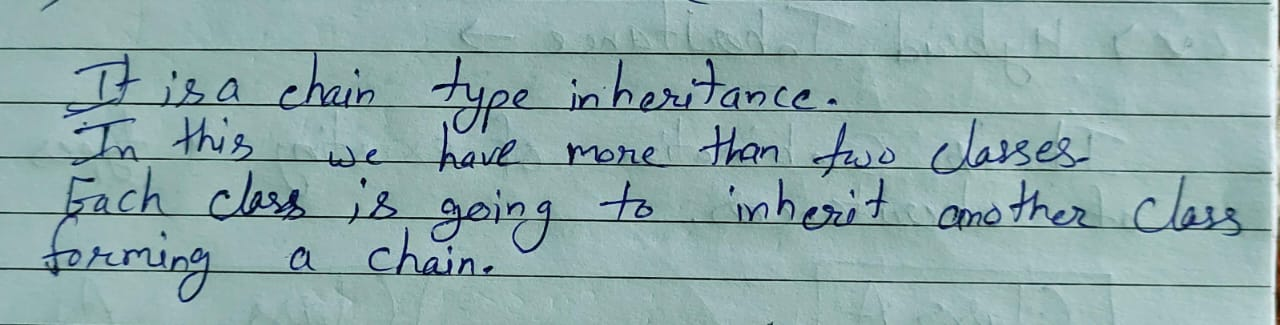
#> input picture OCR Python/image1.jpeg, 1280 x 325 px
$ python app.py
#> lines starting #> are read from the running program, lines starting #| are printed output that depends on the picture; after the words box and inside, x2 and y2 are one past the last pixel; in counts of white or black regions, pixels touching at a corner belong together
#> in get_text, image is the input picture: shape (325, 1280, 3); mean B, G, R 170.3, 170.1, 142.7
import pytesseract
import cv2
from PIL import Image
import numpy as np
pytesseract.pytesseract.tesseract_cmd = "D:\\Tesseract\\tesseract.exe"


def rotate_to_horizontal(image):
    # Convert the image to grayscale
    gray_image = cv2.cvtColor(image, cv2.COLOR_BGR2GRAY)
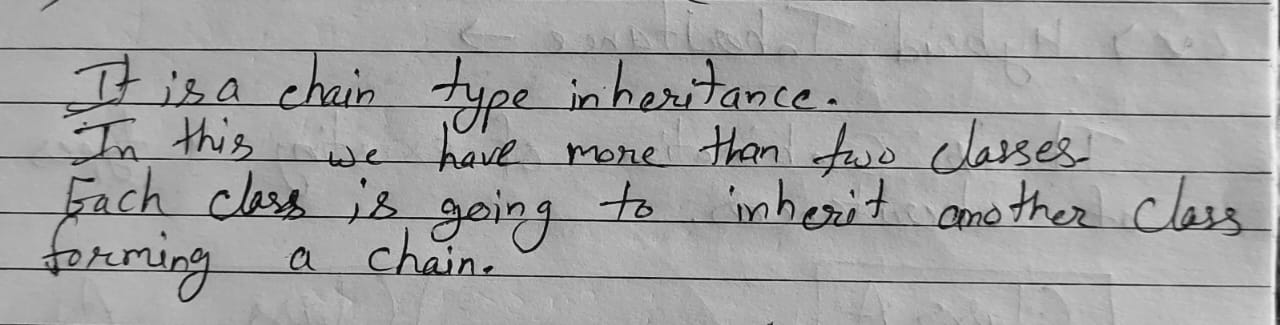
#> gray_image: shape (325, 1280); min 2, max 244, mean 161.9

    # Use Canny edge detection to find edges
    edges = cv2.Canny(gray_image, 50, 150, apertureSize=3)
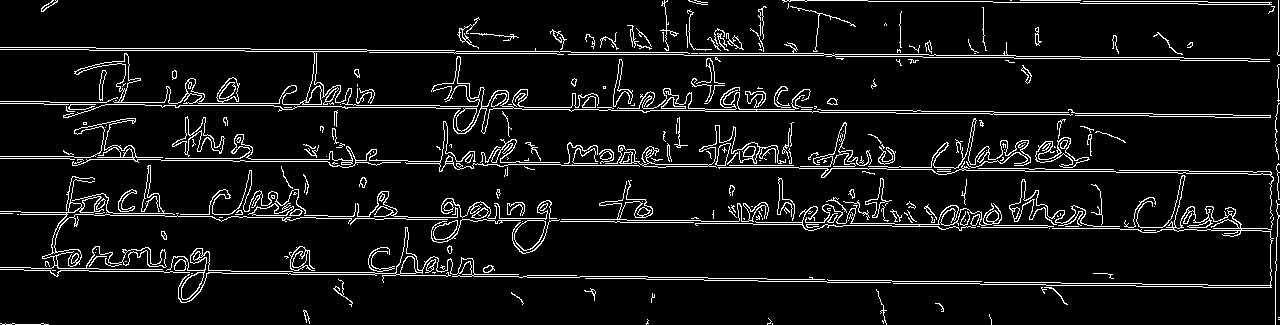
#> edges: shape (325, 1280); 7.3% white in thin lines or dots

    # Use HoughLinesP to find lines in the image
    lines = cv2.HoughLinesP(edges, 1, np.pi / 180, threshold=100, minLineLength=100, maxLineGap=10)
#> lines = 44 rows, first 6: [472, 275, 668, 279], [808, 279, 948, 281], [953, 226, 1099, 228], [600, 162, 773, 165], [930, 283, 1096, 285], [774, 222, 1002, 225]

    # Calculate the angle of the most dominant line
    angles = []
    for line in lines:
        x1, y1, x2, y2 = line[0]
        angle = np.arctan2(y2 - y1, x2 - x1)
        angles.append(angle)
#> this loop made 44 passes
#> (x1, y1, x2, y2, angle) on passes 1 to 12: (472, 275, 668, 279, 0.0204), (808, 279, 948, 281, 0.0143), (953, 226, 1099, 228, 0.0137), (600, 162, 773, 165, 0.0173), (930, 283, 1096, 285, 0.012), (774, 222, 1002, 225, 0.0132), (929, 113, 1042, 114, 0.00885), (438, 161, 551, 162, 0.00885), (761, 224, 874, 225, 0.00885), (1096, 115, 1209, 116, 0.00885), (194, 158, 307, 159, 0.00885), (1138, 170, 1256, 172, 0.0169)
#> after the loop, angles = 44 values, max 0.0204 at index 0, min -1.57 at index 42, mean -0.0281

    # Calculate the most dominant angle
    dominant_angle = np.median(angles)
#> dominant_angle = 0.00885

    # Rotate the image to align text horizontally
    rotated_image = cv2.warpAffine(image, cv2.getRotationMatrix2D((image.shape[1] // 2, image.shape[0] // 2), np.degrees(dominant_angle), 1), (image.shape[1], image.shape[0]))
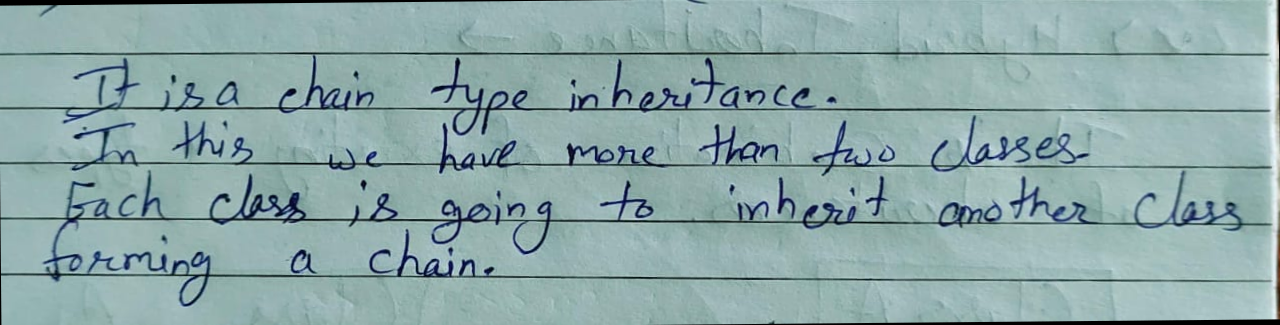
#> rotated_image: shape (325, 1280, 3); mean B, G, R 168.9, 168.6, 141.5

    return rotated_image


def get_text(img_name):
    image = cv2.imread(img_name)
    rotated_img = rotate_to_horizontal(image)
    cv2.imshow("rotated image", rotated_img)
    cv2.waitKey(100)
    cv2.imwrite("rotated_image.jpg", rotated_img)
    grey_img = cv2.cvtColor(rotated_img, cv2.COLOR_BGR2GRAY)
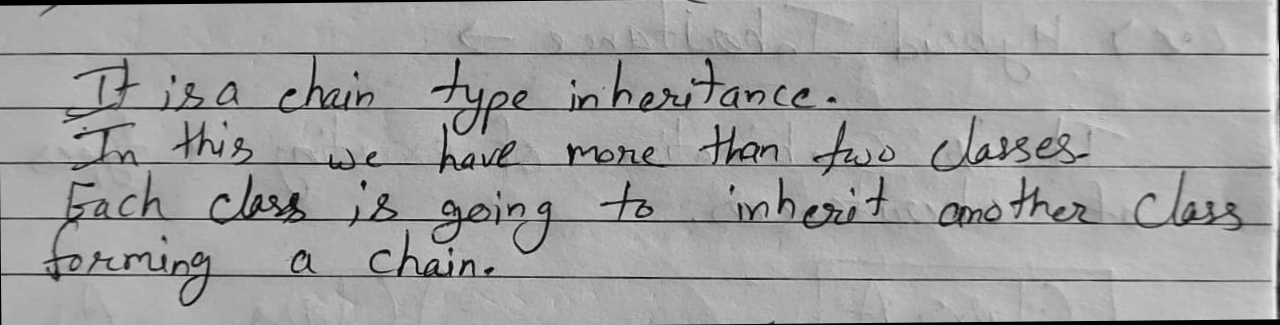
#> grey_img: shape (325, 1280); min 0, max 243, mean 160.5
    inv_img = cv2.bitwise_not(grey_img)
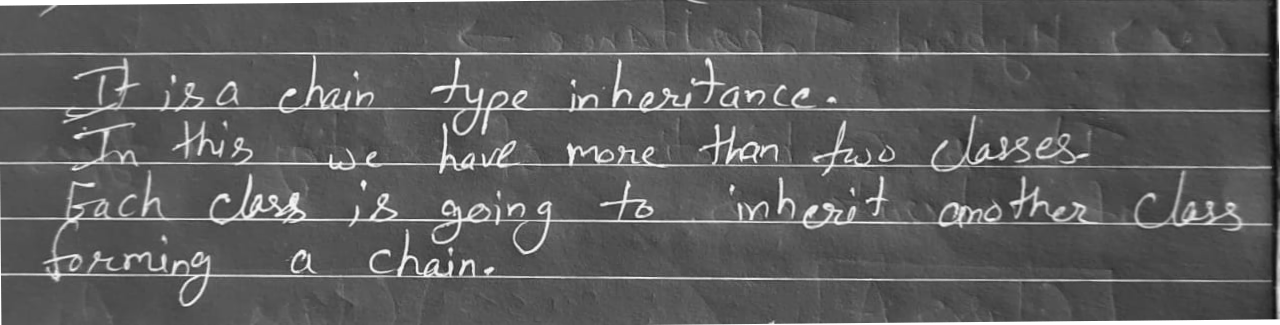
#> inv_img: shape (325, 1280); min 12, max 255, mean 94.5
    thresh, bw_img = cv2.threshold(inv_img, 127, 255, cv2.THRESH_BINARY)
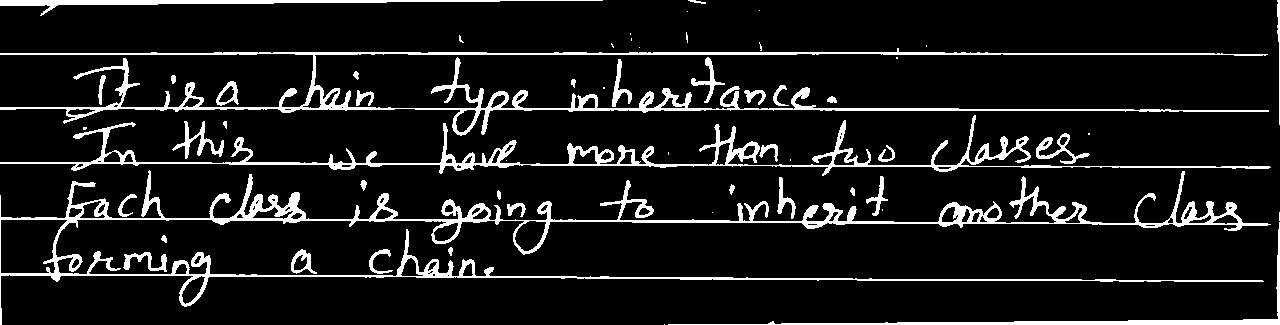
#> bw_img: shape (325, 1280); 9.8% white; 57 white regions (21 under 20 px), largest, box (x1, y1, x2, y2) and area: (0, 170, 1271, 325) 14788, (0, 48, 1269, 136) 9838, (0, 115, 1271, 176) 7119
    cv2.imshow("thresh", bw_img)
    cv2.waitKey(1110)
#> (the run stopped early here; a loop or call above may not have finished)
